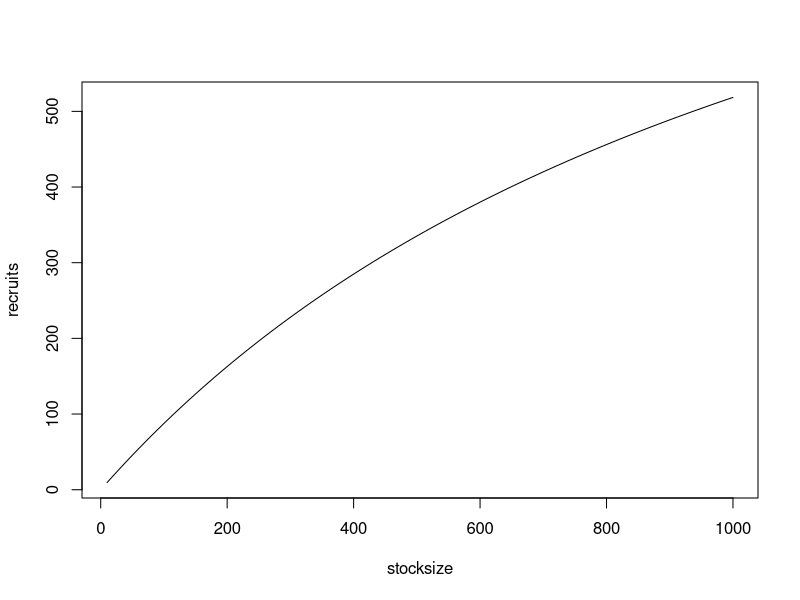
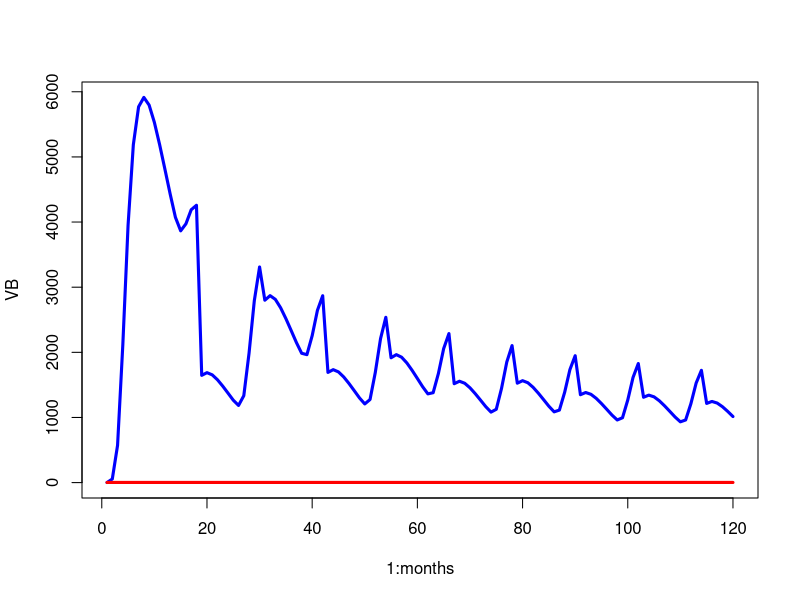
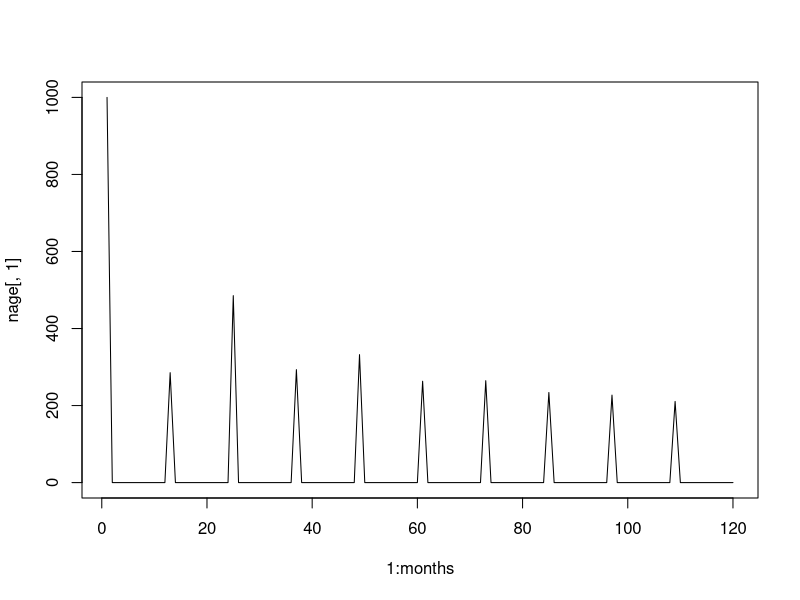

R code for these plots, in order:
### 10/30/2020 Turning generic AS model into monthly scallops 
#   -first make monthly
#   -then input more realistic scallop parms

### Remaining to do:
#     -Probably want to allow the scallops to live maybe 18 months? This would also allow for the possibility that some scallops can
#           -spawn twice. Seems ballpark that this would be a proportion <50% but greater than 10%
#     -make harvest season explicit (i.e. vulnerability off of age or month as opposed to size) or having a vul to harvest and vul to retention
#     -deal with animals that can spawn before they're killed, so need an aggregator to sum eggs in non-recruit months.
#     -consider spatial issues




rm(list = ls())

################################################################################
# Parameters #
################################################################################

### Constants, life history and fishery ###

  amax = 18    #Going to be changed to 18, maximum age, in months *possibly taken from Geiger 2010
  Ro = 1000       #recruitment at unfished conditions *made up, theoretical
  CR = 8          #recruitment compensation ratio *guessed, could look back at CR of other bivalves
  vbk = 4/12      #von bertelanfy metabolic parameter *initially guessed by manually matching to barber and blake, lines kinda up with Wolf & Mendo
  vblinf = 65     #von bertelanfy length infinity parameter, mm shell height *from Geiger
  vbt0 = 0        #von bertelanfy t0 parameter *made up
  alw = 0.0001   #length weight alometry parameter, just altered so asympt. wt = ~ 1 oz, probably *Made up, Jen is going to check on data for this
  alwb = 3        #length weight alometry b parm
  #next 3 parms may be informed by Jen's current study 
  wmat = 12       #weight at maturity *values tied to when we thought 50% maturity occurred in months, then to weights, so this changes with alw
  amat = 10       #age at 50% maturity
  msd = .1        #standard deviation of maturity *made up, will update
  vlh = 50        #length at 50% vulnerability *guessed, Jen will check on histograms
  vsd = 5        #standard deviation of length at 50% vulnerability
  M = 0.2        #natural mortality *Jen's work had the monthly of .17 - .23 (daily 0.0057 - 0.0078) *intial guess was 0.35       
  TLref = vblinf*0.5  #this is the reference length for M--i.e. at what length are we assuming length-invariant M is being measured. 
                      #So, the M=0.35 above is saying M is constant over all ages/sizes, which is probably wrong. But to use the Lorenzen-type 
                      #mortality scaling, we need to say what the constant M is representing.
  lorenzc = 1     #exponent of the scaling of mortality with length. 

  FM_flag = 1	#flag=1 for constant q OR flag=2 for effort varying q, flag=3 for constant U
  effort=2     #fixing effort at a constant level, so changing to deterministic (non-dynamic) effort
  q=0.0003        #fixing q at a constant
  U = 0           #harvest rate, used for equilibrium calculations only. In the model harvest rate (hr) is used as 1-exp(-effort *catchability), allowing for time varying effort
  qmax = .0005       #qmax is the maximum catchability (used in vary q with abundance)
 
### Age-specifc vectors ###
  Age = seq(1,amax)                             #Age
  TL = vblinf*(1-exp(-vbk*(Age-vbt0)))          #Total length
  Wt = (alw*(TL)^alwb)                          #Weight
  Vul = 1/(1+exp(-(TL-vlh)/vsd))                #Vulnerability
  #Surv = (1+vblinf/TL*(exp(vbk)-1))^(-M/vbk)    #Survival in each time step, could have alterantively done: exp(-Madult*linf/base_len)
  Surv = exp(-(M*TLref/TL))^lorenzc             #another, simpler way of looking at age-varying survival. Note this will produce more variation than the above method
  Lo = vector(length=amax); Lo[1]=1;  for (i in 2:amax){Lo[i]=Lo[i-1]*Surv[i-1]}; #Lo[Amax] = Lo[(Amax-1)]*surv[(Amax-1)]/(1-surv[(Amax-1)])       #survivorship in unfished condtions with special survivorship for terminal age
  Lfished = vector(length=amax); Lfished[1]=1;  for (i in 2:amax){Lfished[i]=Lfished[i-1]*Surv[i-1]*(1-U*Vul[i-1])}; #Lfished[Amax] = Lfished[(Amax-1)]*surv[(Amax-1)]*(1-U*vul[(Amax-1)])/(1-surv[(Amax-1)]*(1-U*vul[(Amax-1)]))       #Standard with special calculation for terminal fished survivorship

  Mat = 1/(1+exp(-(Age-amat)/msd))                #Vulnerability
  Fec = .1*Wt # the 0.1 is from the Barber & Blake paper, but Jen will double check
  #Fec = ifelse((Wt-Wt[amat])<0,0,Wt-Wt[amat])           #Fecundity

  #Bag limit stuff
    #Calculating # scallops per gallon -- first need a rough bag limit, i.e. how many scallops does it take to fill a limit?
    #from Zach citing Geiger 2006
    ash = 50  #avg shell height in mm??
    gs = (-6.704*ash + 480.96)/2  #So...this is obviously not correct. I either missed something or the units are off. I couldn't find this equation in Geiger 2006
    #Geiger also showed that across most of the areas sampled, about 100-125 scallops fills the 2gal limit in July & Aug (peak months), so going with bag of 115
    bag <- 115                      #assumed bag limit
    maxcat <- (bag*2.5)             #theoretical max anyone can catch 
    ret <- pmin(0:maxcat,bag)       #how many can be retained for every individual option of numbers caught
    p.legal <- rep(1,length(Age))   #not actually bag but would be used if there was a minimum size limit like 1/(1+exp(-1.7*(TL-MLL)/0.07))


# plot(Age, TL)
# plot(Age, Mat)
# plot(Age, Fec)

### Calculations from vectors ###
  epro = sum(Lo*Fec)                    #eggs-per-recruit unfished conditions
  eprf = sum(Lfished*Fec)               #eggs-per-recruit fished conditions
  bpro = sum(Wt,Lo)                     #biomass-per-recruit unfished conditions
  npro = sum(Lo)                        #numbers-per-recruit unfished conditions
  vbpro = sum(Vul*Wt*Lo)                #vulnerable biomass per recruit unfished conditions
  vbprf = sum(Vul*Wt*Lfished)           #vulnerable biomiass per recruit fished conditions
  spr = epro/eprf                       #spawning potential ratio
  bo = Ro*bpro                          #biomass at unfished condtions
  no = Ro*npro                          #numbers at unfished conditions
  vbo = Ro*vbpro                        #vulnerable biomass at unfished conditions
  kq = 2/bo                             # scaling constant for abundance varying q (from Pine et al 2015)
  #recruitment parms and calcs#

  ### THESE NEED TO BE ADJUSTMENT TO DEAL WITH PROP SPAWN
    bha = CR/epro                         #beverton holt a parm
    bhb = (CR-1)/(Ro*epro)                #beverton holt b parm
    r.eq = (bha*eprf-1)/(bhb*eprf)        #equilibrium recruitment
    yield.eq = U*vbprf*r.eq

    #looking at the beverton holt stock-recruit relationships--you can change CR and re-run to see how this changes
      stocksize <- seq(10, 1000, length.out=100)
      recruits <- bha*stocksize/(1+bhb*stocksize)
      plot(stocksize,recruits, type="l")

################################################################################
### time and age dynamics ###
################################################################################
  months = 120
  #setting up space for model outputs
    eggs = vector(length=months); N=vector(length=months); B=vector(length=months); VB=vector(length=months); hr=vector(length=months); 
    yield_n = vector(length=months); yield_b = vector(length=months);cpue_n = vector(length=months); cpue_b = vector(length=months); 
    qt = vector(length=months); et = vector(length=months); hcpue=vector(length=months); hpue=vector(length=months); pr_hr=vector(length=months);
    hr_sel=matrix(0,months,amax); hr_harv=matrix(0,months,amax);

  #numbers at age of fish
  nage = matrix(0,months,amax)                                                     #set up matrix
      #initializing first year age structure
      nage[1,1]=Ro#*Lo                                                              #numbers at age, year 1
      nage[cbind(1:amax,1:amax)] <- Ro*Lo
      #initializing first year of all year dependent values, note, these must go in a specific order
      prop_spawn<-c(0,0,0,0,0,0.1,0.2,0.5,0.8,0.8,0.2,0.1)                          #proportion of indv that spawn in each month (across ages), currently dummy values 
      #prop_spawn <- prop_spawn/sum(prop_spawn) ### requires adjustment of a/b BH rec
      prop_2spawn <- c(0.3,0.5,1,0,0,0,0,0,0,0,0,0)
      #prop_2spawn <- prop_2spawn/sum(prop_2spawn) ### requires adjustment of a/b BH rec

      prop_bspawn <- prop_spawn + prop_2spawn
      #initializing first year of all year dependent values, note, these must go in a specific order
      prop_spawn<-c(0,0,0,0,0,0.2,0.2,0.5,0.8,0.8,0.2,0)                          #proportion of indv that spawn in each month (across ages), currently dummy values 
      #proc_err[1] = 0 #rnorm(1,0,sdpro)                                          #first value of process error
      N[1] = sum(nage[1,])                                                        #first value of total numbers
      B[1] = sum(nage[1,]*Wt)                                                     #first value of total biomass
      VB[1] = sum(nage[1,]*Wt*Vul)                                                #first value of vulernable biomass
      qt[1] = q                                                                   #Here fixing q at a constant
      et[1] = effort                                                              #Here fixing effort at a constant
  	  # fishing mortality estimates                                                #first value of vulernable biomass 
    	  if(FM_flag == 1){                                                           # Here fixing q at a constant
      	 	qt[1] = q                                                                  
      	 	hr[1] = 1-exp(-qt[1]*et[1])
    	  } else if (FM_flag == 2){                                                  # first value for varing with effort or abundance (VB) (from Pine et al 2015)
      	 	qt[1] = qmax/(1+kq*B[i])
      	 	hr[1] = 1-exp(-qt[1]*et[1])
    	  } else if (FM_flag == 3){                                                  # Fixing hr as a constant U 
     		 hr[1] = U
       	}                                                #first value of harvest rate
      hr_sel[1,] = hr[1]*Vul                                                      #age-specific capture rate according to selectivity
      hr_harv[1,] =  hr[1]*Vul*p.legal                                            #age-specific capture of legally big animals (adjusting hr_sel for size limit)
      hcpue[1] = sum(nage[1,]*hr_harv[1,])/et[1]                                     #raw catch rates not accounting for bag *also not accounting for loss due to So
      hcpue[1] = ifelse(is.nan(hcpue[1]),0,hcpue[1])                              #trap for cases where effort = 0, will throw div0 errors (NaN)
      hpue[1] = sum(dpois(0:maxcat,hcpue[1])*ret)                                    #rate of actually harvestable fish accounting for bag and size
      pr_hr[1] = (hpue[1]/hcpue[1])                                               #probability of actually harvesting fish of legal size
      pr_hr[1] = ifelse(is.nan(pr_hr[1]),0,pr_hr[1])                              #Another trap, becuase hcpue could be 0
      yield_n[1] = sum(hr_harv[1,]*pr_hr[1]*nage[1,])
      yield_b[1] = sum(hr_harv[1,]*pr_hr[1]*nage[1,]*Wt) 
      cpue_n[1] = yield_n[1]/et[1]                                                    #first value of cpue
      cpue_b[1] = yield_b[1]/et[1]                                                    #first value of cpue

      eggs <- rep(0, months)                                                          #Filling in eggs (in each month) vector with zeroes

      #calculations for vectors--i.e. year but not age varying components of model
      for(i in 2:months){
        #recruitment
          nage[i,1] = 0              #the recruitment without process error
          if(i %% 12==1){
            eggs[i-1] <- sum((Fec * Mat * t(nage[(i-12):(i-1),])) %*% diag(prop_bspawn))

            nage[i,1] = bha*eggs[i-1]/(1+bhb*eggs[i-1])              #the recruitment without process error
          }

        #nage[i,1] = bha*eggs[i-1]/(1+bhb*eggs[i-1])                          #the recruitment without process error
        #nage[i,1] = bha*eggs[i-1]/(1+bhb*eggs[i-1])*exp(proc_err[i-1])       #the recruitment each year, a product of beverton holt, eggs, and process error ****note this is going to be changed to be a function of a habitat dependent b parmameter, see DD habitat excel file

        #bag limit
          qt[i] = q                                                                  #catchability when fixed as a constant
          et[i] = effort 
          hr[i] = 1-exp(-(et[i]*q))
          hr_sel[i,] = hr[i]*Vul
          hr_harv[i,] = hr[i]*Vul*p.legal
            for(j in 2:amax) {                                                      #Only have age 1 at this point, so need to fill in other ages to calculate catch rates
               nage[i,j]=nage[i-1,j-1]*Surv[j-1]                                    #Note this assumes NO natural mortality yet, so these are theoretical catch rates if we think M happens before F in annual cycle
               }
          hcpue[i] = sum(nage[i,]*hr_harv[i,])/et[i]                                #expected catch rate of harvestable fish
          hcpue[i] = ifelse(is.nan(hcpue[i]),0,hcpue[i])                            #div0 trap for effort = 0
          hpue[i] = sum(dpois(0:maxcat,hcpue[i])*ret)                                  #poisson prob of each capture event * number of fish that can be retained on each capture event, summed
          pr_hr[i] = (hpue[i]/hcpue[i])                                     #probabilty of actually harvesting (i.e. landing)
          pr_hr[i] = ifelse(is.nan(pr_hr[i]),0,pr_hr[i])                            #trap for effort =0...meaning hcpue=0

        for(j in 2:amax) {
          nage[i,j] = nage[i-1,j-1]*Surv[j-1]*
          (1-hr_harv[i-1,j-1]*pr_hr[i-1]) 
          
          #nage[i,j] = nage[i-1,j-1]*Surv[j-1]*(1-Vul[j-1]*hr[i-1])

        }
              
        N[i] = sum(nage[i,])                                                      #total numbers, sum of numbers at each age
        B[i] = sum(nage[i,]*Wt)                                                   #total biomass, sum of numbers at age * weight at age
        VB[i] = sum(nage[i,]*Wt*Vul)                                              #vulernable biomass, sum of numbers at age * weight at age * vul at age
        yield_n[i] = sum(hr_harv[i,]*pr_hr[i]*nage[i,])                           #yeild in numbers
        yield_b[i] = sum(hr_harv[i,]*pr_hr[i]*nage[i,]*Wt)                        #yeild in biomass
        cpue_n[i] = yield_n[i]/et[i]                                                   #cpue in numbers, yeild/effort
        cpue_b[i] = yield_b[i]/et[i]                                                   #cpue in bimoass, yeild/effort
      }

################################################################################
### Report ###
################################################################################
  #Simple plot of VB, effort
    plot(1:months, VB, type="l", col="blue", lwd=3, ylim=c(0, max(VB)))
    lines(1:months, et, col="red", lwd=3)


    plot(1:months, nage[,1], type='l')

